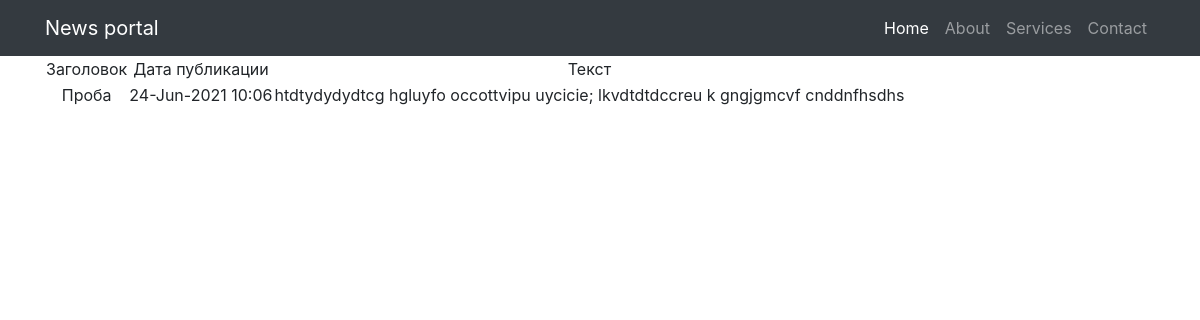
/posts/10/, run on the app's committed database.
### news/models.py (models this page shows, shortened)
class Post(models.Model):
    author = models.ForeignKey(Author, on_delete=models.CASCADE)
    NEWS = 'NW'
    ARTICLE = 'AR'
    RUBRIC = (
        (NEWS, 'Новость'), (ARTICLE, 'Статья')
    )
    categoryType = models.CharField(max_length=2, choices=RUBRIC, default=ARTICLE)
    time_post = models.DateTimeField(auto_now_add=True)
    postCategory = models.ManyToManyField(Category, through='PostCategory')
    title = models.CharField(max_length=128)
    text = models.TextField()
    rating = models.SmallIntegerField(default=0)
    class Meta:
        verbose_name = 'Публикация'
        verbose_name_plural = 'Публикации'

### news/views.py (the view)
# urls.py: path('<int:pk>/', PostDetailView.as_view(), name='post_detail'),
class PostDetailView(DetailView):
    template_name = 'post_detail.html'
    queryset = Post.objects.all()

### news/templatetags/custom_filters.py (called while the page is built)
@register.filter(name='censor')  # регистрируем наш фильтр под именем Censor
def censor(text):
    for word in censored_words:
        if word in text:
            text = text.replace(word, '-censored-')
        else:
            continue
    return text

### news/templates/news/post_detail.html (shortened to what this page needs)
{% extends 'flatpages/default.html' %}
{% load custom_filters %}
{% block content %}
    <table>
        <tr>
            <td>
                Заголовок
            </td>
            <td>
                Дата публикации
            </td>
            <td>
                Текст
            </td>
        </tr>
        <tr>
            <td>
                {{ post.title|censor|truncatewords:4 }}
            </td>
            <td>
                {{ post.time_post|date:'d-M-Y H:m' }}
            </td>
            <td>
                {{ post.text|censor }}
            </td>
        </tr>
    </table>
{% endblock content %}

### data on the page
Post: title|censor "Проба", time_post "24-Jun-2021 10:06", text|censor "htdtydydydtcg hgluyfo occottvipu uycicie; lkvdtdtdccreu k gngjgmcvf cnddnfhsdhs"
